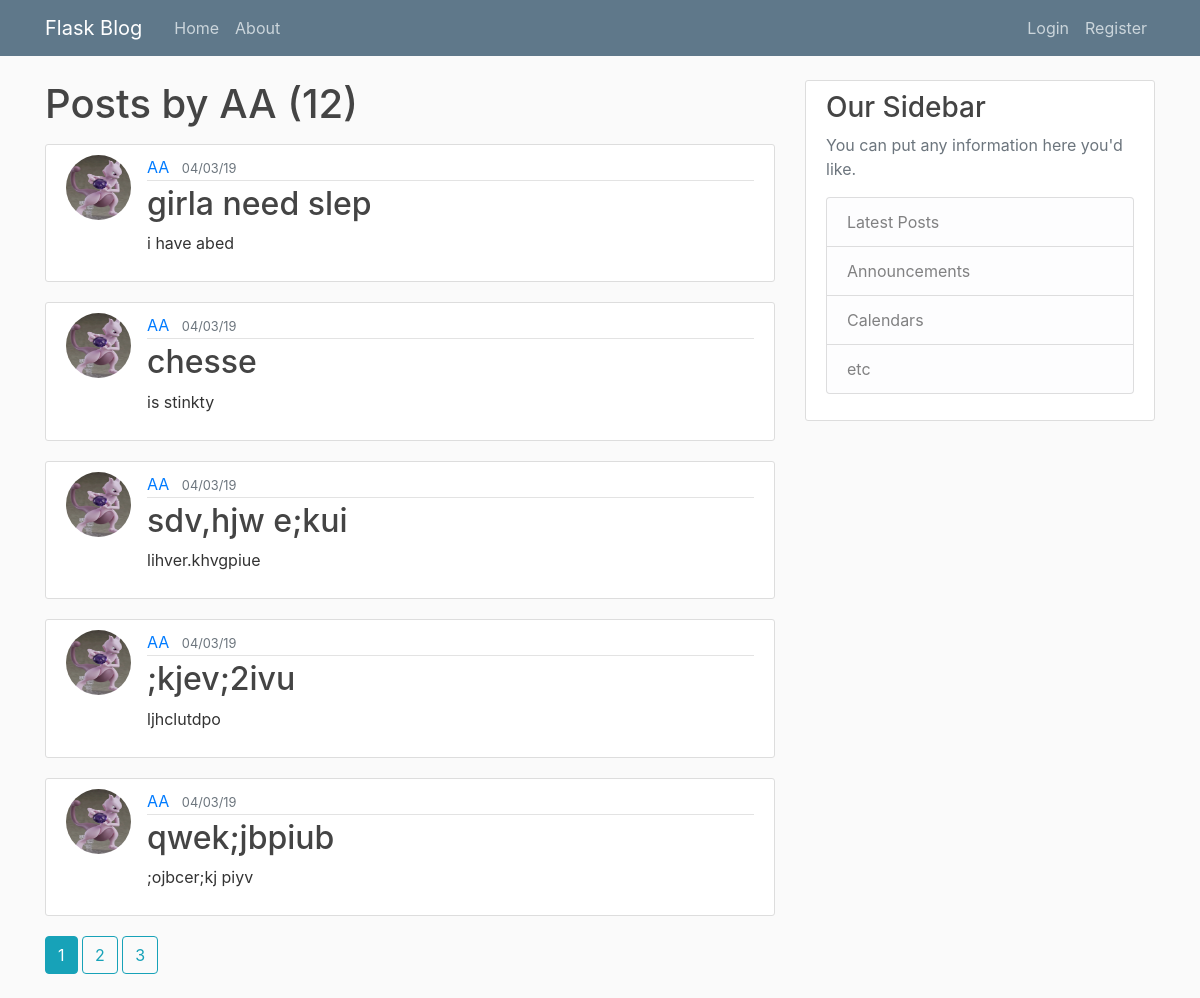
Page /user/AA on the earlier database version.
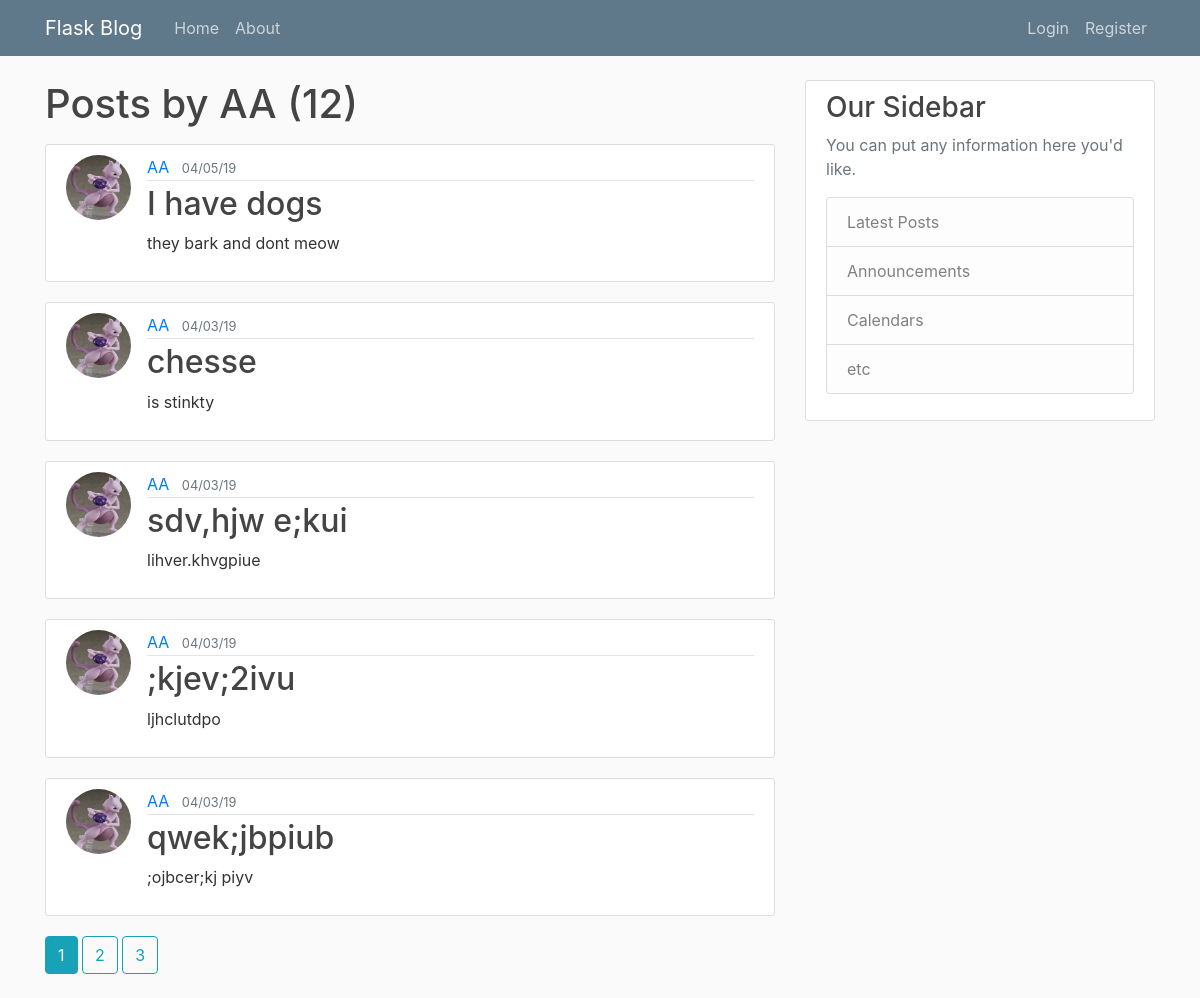
Same page on the later database version.
### blog/models.py (models this page shows, shortened)
class Post(db.Model):
    id = db.Column(db.Integer, primary_key=True)
    title = db.Column(db.String(100), nullable=False)
    date_posted = db.Column(db.DateTime, nullable=False, default=datetime.utcnow)
    content = db.Column(db.Text, nullable=False)
    user_id = db.Column(db.Integer, db.ForeignKey('user.id'), nullable=False)

class User(db.Model, UserMixin):
    id = db.Column(db.Integer, primary_key=True)
    username = db.Column(db.String(20), unique=True, nullable=False)
    email = db.Column(db.String(120), unique=True, nullable=False)
    image_file = db.Column(db.String(20), nullable=False, default='default.jpg"')
    password = db.Column(db.String(60), nullable=False)
    posts = db.relationship('Post', backref='author', lazy=True)

### blog/users/routes.py (the view)
@users.route("/user/<string:username>")
def user_posts(username):
    page = request.args.get('page', 1, type=int)
    user = User.query.filter_by(username=username).first_or_404()
    posts = Post.query.filter_by(author=user)\
        .order_by(Post.date_posted.desc())\
        .paginate(page=page, per_page=5)
    return render_template('user_posts.html', posts=posts, user=user)

### blog/templates/user_posts.html
{% extends 'layout.html' %}
{% block content%}
    <h1 class='mb-3'> Posts by {{ user.username }} ({{ posts.total }})</h1>
    {% for post in posts.items%}
        <article class="media content-section">
            <img class='rounded-circle article-img' src="{{ url_for('static', filename='profile_pics/'+ post.author.image_file) }}">
            <div class="media-body">
                <div class="article-metadata">
                <a class="mr-2" href="{{ url_for('users.user_posts', username=post.author.username) }}">{{ post.author.username }}</a>
                <small class="text-muted">{{ post.date_posted.strftime('%m/%d/%y') }}</small>
            </div>
            <h2><a class="article-title" href="{{ url_for('posts.post', post_id=post.id) }}">{{ post.title }}</a></h2>
                <p class="article-content">{{ post.content }}</p>
            </div>
        </article>
    {% endfor%}
    {% for page_num in posts.iter_pages(left_edge=1, right_edge=1, left_current=1, right_current=2) %}
        {% if page_num %}
            {% if posts.page == page_num %}
                <a class='btn btn-info mb-4' href="{{ url_for('users.user_posts', username=user.username, page=page_num) }}"> {{ page_num }} </a>
            {% else %}
                <a class='btn btn-outline-info mb-4' href="{{ url_for('users.user_posts', username=user.username, page=page_num) }}"> {{ page_num }} </a>
            {% endif %}
        {% else %}
            ...
        {% endif %}
    {% endfor %}
{% endblock content%}

Differences in the rows shown:
changed Post: date_posted "04/03/19" → "04/05/19"; title "girla need slep" → "I have dogs"; content "i have abed" → "they bark and dont meow"
